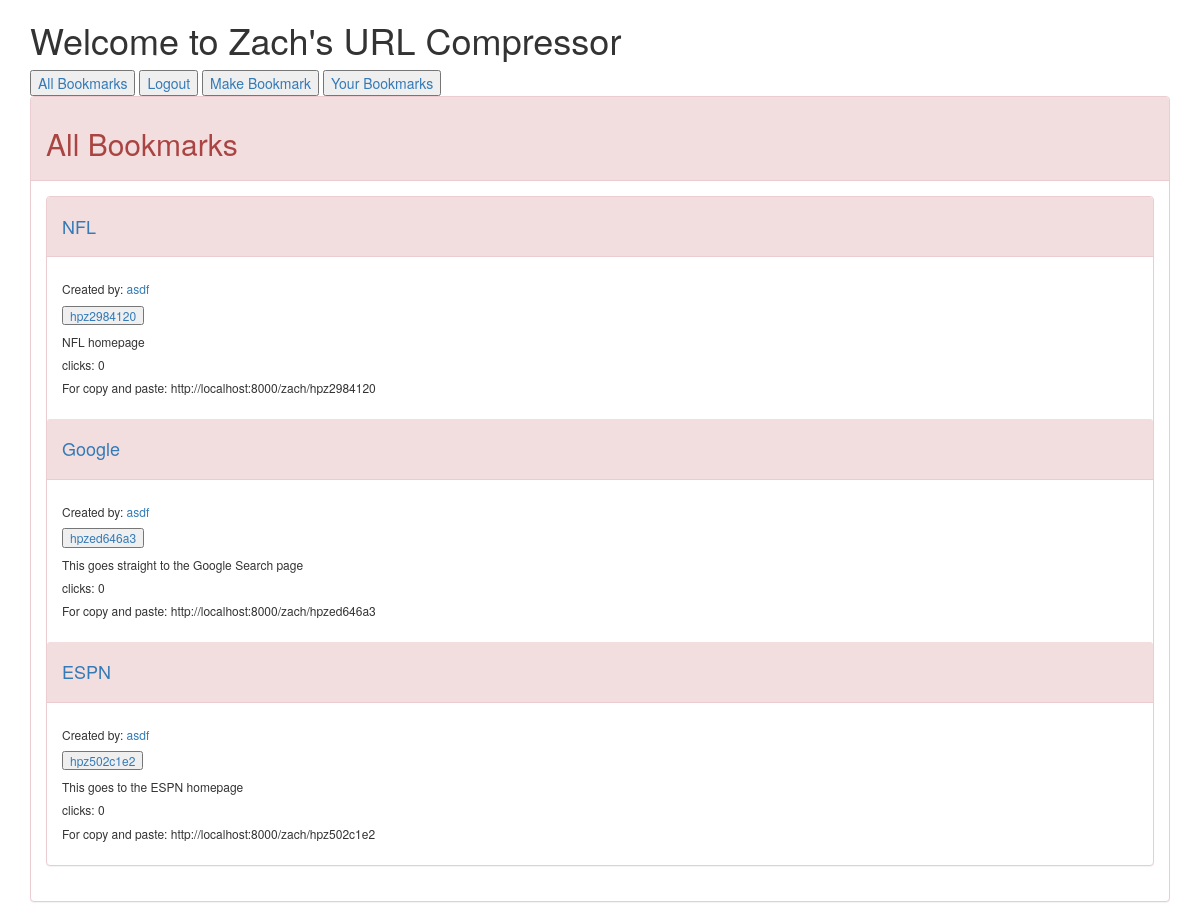
The app's page /user/1 (signed in) with its own data.
### compressor/models.py (models this page shows)
class Bookmark(models.Model):
    author = models.ForeignKey(User)
    long_url = models.URLField()
    short_url = models.CharField(max_length=50 )
    created = models.DateTimeField(auto_now_add=True)
    description = models.TextField(null=True)
    title = models.CharField(max_length=25)
    objects = BookmarkManager()
    @property
    def click_count(self):
        return self.click_set.all().count()
    class Meta:
        ordering = ["-created"]

### compressor/views.py (the view)
# urls.py: url(r'^user/(?P<pk>\d+)$', UserBookmarkListView.as_view(), name="user_bookmark_list"),
class UserBookmarkListView(ListView):
    model = Bookmark
    def get_queryset(self):
        user_id = self.kwargs.get("pk")
        return self.model.objects.filter(author__id=user_id)

### compressor/templates/compressor/bookmark_list.html (shortened to what this page needs)
{% extends 'base.html' %}
{% block content %}
        <div class="row">
            <div class="col-md-12">
                <div class="panel panel-danger">
                    <div class="panel-heading">
                        <h2>All Bookmarks</h2>
                    </div>
                    <div class="panel-body">
                    <div class="panel panel-danger">
                            {% for bookmark in object_list %}
                            <div class="panel-heading">
                                <h4>
                                    <a href="{% url 'bookmark_detail' bookmark.id %}">
                                        {{ bookmark.title}}
                                    </a>
                                </h4>
                            </div>
                            <div class="panel-body">
                                <h6> Created by:
                                    <a href="{% url 'user_bookmark_list' bookmark.author_id%}">
                                        {{ bookmark.author }}
                                    </a>
                                </h6>
                                <h6>
                                    <form action="{% url 'click' bookmark.id %}" method="post">
                                        <a href="{{ bookmark.long_url }}">
                                            <input type="submit" value="{{ bookmark.short_url }}">
                                        </a>
                                    </form>
                                </h6>
                                <h6>{{ bookmark.description }}</h6>
                                <h6>clicks: {{ bookmark.click_count }}</h6>
                                <H6>For copy and paste: http://localhost:8000/zach/{{ bookmark.short_url }}</H6>
                            </div>
                            {% endfor %}
                            </div>
                        </div>
                    </div>
                    </div>
                </div>
            </div>
{% endblock %}

### records on screen
Bookmark: title "NFL", author "asdf", short_url "hpz2984120", description "NFL homepage", click_count "0"
Bookmark: title "Google", author "asdf", short_url "hpzed646a3", description "This goes straight to the Google Search page", click_count "0"
Bookmark: title "ESPN", author "asdf", short_url "hpz502c1e2", description "This goes to the ESPN homepage", click_count "0"
